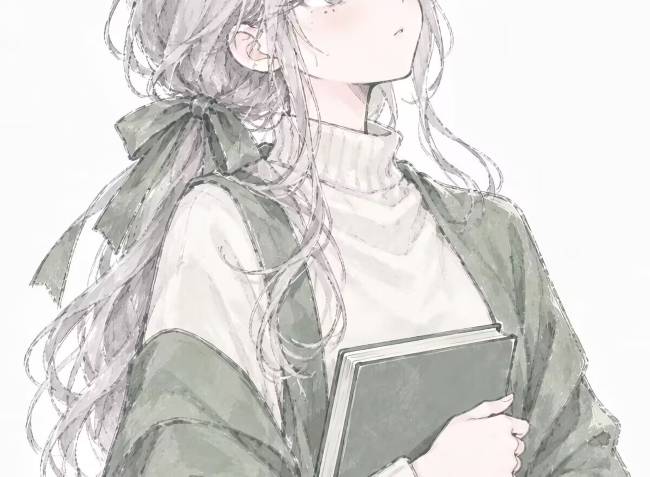
#> input picture style-distill/target/pose_ref/pose_torso.png, 1300 x 953 px, given in place of pose_ref, which was not available (shown at 1/2 size)
$ python tone_report.py ../target/pose_ref
#> lines starting #> are read from the running program, lines starting #| are printed output that depends on the picture; pictures that were not available may be replaced by others from this repository, and a replacement may not be noted
#!/usr/bin/env python3
"""只读的"调子剖面"验收工具。

把"画面深不深"变成可比的数：纸白占比 / 墨量 / 灰调 / 亮部 / 平均亮度 / 对比跨度 / 彩度。
用法：
    python tone_report.py <图...> [--ref <基准图>] [--json <输出路径>]
不带 --ref 时只打印表格；带 --ref 时按 5 个调子指标算"与基准的接近度"并排序（越小越接近）。

判读：深 = 墨量高、灰调高、纸白低、平均亮度低、对比跨度大。
"""
from __future__ import annotations
import sys as _sys
# Windows 上 stdout 默认 cp936：打印 GBK 编不出的字符会直接崩，故脚本自带 UTF-8 前置。
# 这样不依赖 PYTHONIOENCODING 环境变量，也不会影响其它程序（见 SKILL.md 的「作业纪律」）。
for _s in (_sys.stdout, _sys.stderr):
    try:
        _s.reconfigure(encoding="utf-8")
    except Exception:
        pass


import argparse
import json
import sys
from pathlib import Path

import numpy as np
from PIL import Image

METRICS = ["paper", "ink", "mid", "light", "mean_lum", "range"]


def profile(path: Path) -> dict:
    im = Image.open(path).convert("RGB")
#> im is the input picture: PIL image 1300x953 RGB; mean R, G, B 217.4, 215.7, 213.4
    a = np.asarray(im).astype(np.float32) / 255.0
    lum = a.mean(axis=2)
    p = {
        "file": path.name,
        "size": f"{im.width}x{im.height}",
        "paper": float(((a[..., 0] > 0.94) & (a[..., 1] > 0.94) & (a[..., 2] > 0.94)).mean()),
        "ink": float((lum < 0.35).mean()),
        "mid": float(((lum >= 0.35) & (lum < 0.80)).mean()),
        "light": float((lum >= 0.80).mean()),
        "mean_lum": float(lum.mean()),
        "range": float(np.quantile(lum, 0.95) - np.quantile(lum, 0.05)),
    }
#> p = {'file': 'pose_ref', 'size': '1300x953', 'paper': 0.44, 'ink': 0.00129, 'mid': 0.361, 'light': 0.638, 'mean_lum': 0.845, 'range': 0.438}
    lab = np.asarray(im.convert("LAB")).astype(np.int16)
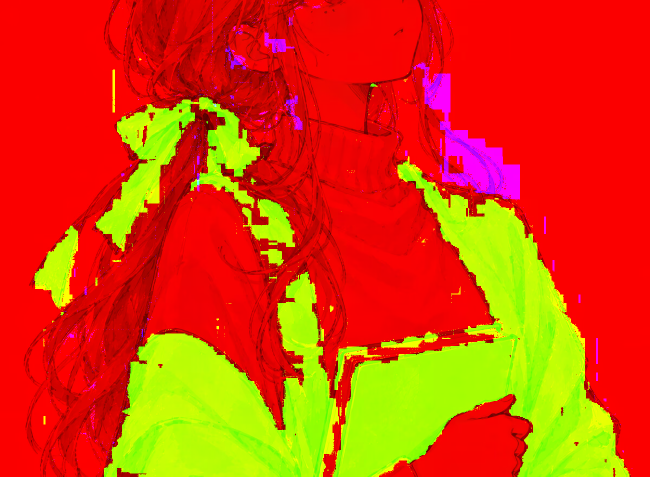
#> lab: shape (953, 1300, 3) int16 (shown at 1/2 size); mean R, G, B 219.3, 64.7, 6.4
    A = lab[..., 1].astype(np.float32)
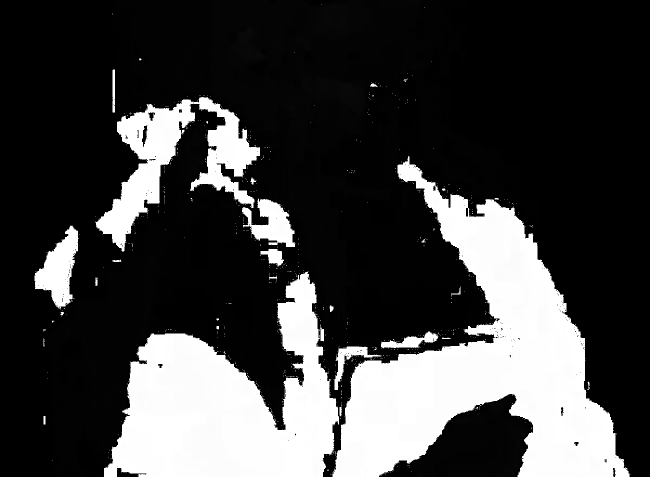
#> A: shape (953, 1300) float32 (shown at 1/2 size); min 0, max 255, mean 64.7
    B = lab[..., 2].astype(np.float32)
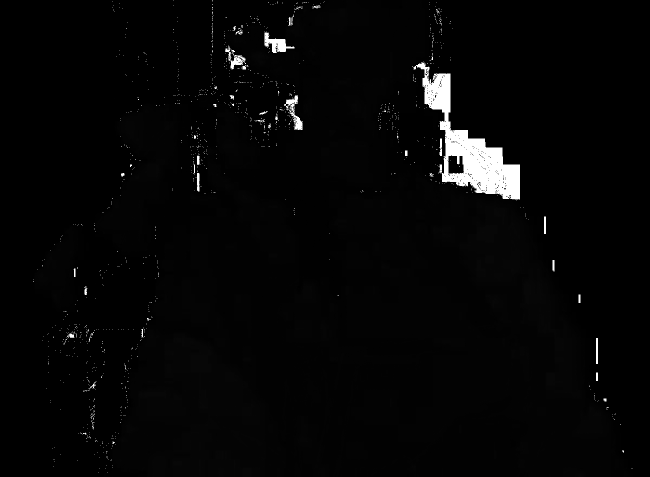
#> B: shape (953, 1300) float32 (shown at 1/2 size); min 0, max 255, mean 6.4
    A = np.where(A > 127, A - 256, A)
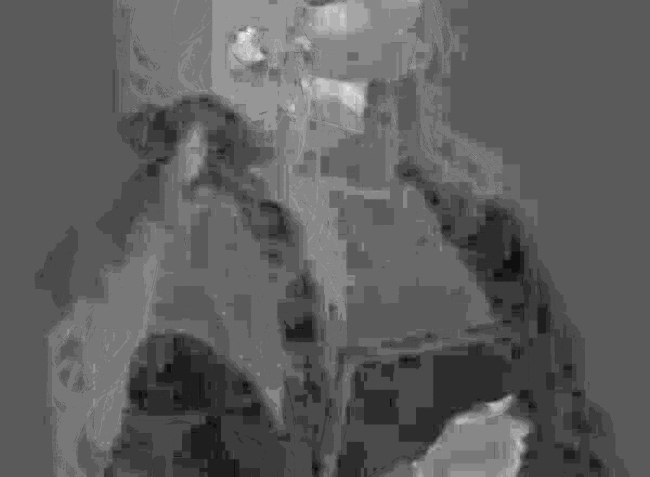
#> A: shape (953, 1300) float32 (shown at 1/2 size); min -6, max 11, mean 0.247; drawn with min black and max white
    B = np.where(B > 127, B - 256, B)
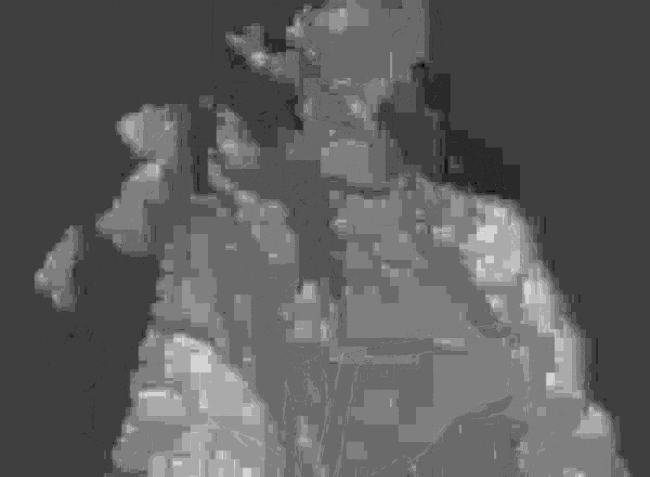
#> B: shape (953, 1300) float32 (shown at 1/2 size); min -3, max 9, mean 1.42; drawn with min black and max white
    p["chroma"] = float(np.hypot(A, B).mean())
    return p


def closeness(p: dict, ref: dict) -> float:
    """与基准的接近度：5 个调子指标归一化绝对差之和，越小越接近。"""
    total = 0.0
    for k in METRICS:
        total += abs(p[k] - ref[k])
    return total


def main() -> int:
    ap = argparse.ArgumentParser(description="调子剖面（只读）")
    ap.add_argument("images", nargs="+")
    ap.add_argument("--ref", default="")
    ap.add_argument("--json", default="")
    a = ap.parse_args()

    rows = [profile(Path(p)) for p in a.images]
#> rows = 1 item
    hdr = f"{'file':28s} {'纸白':>7s} {'墨量':>7s} {'灰调':>7s} {'亮部':>7s} {'平均亮度':>9s} {'对比跨度':>9s} {'彩度':>6s}"
    if a.ref:
        hdr += f" {'与基准距离':>11s}"
    print(hdr)
    ref = profile(Path(a.ref)) if a.ref else None
    out_rows = []
    for r in rows:
        line = (f"{r['file']:28s} {r['paper']:7.3f} {r['ink']:7.3f} {r['mid']:7.3f} "
                f"{r['light']:7.3f} {r['mean_lum']:9.3f} {r['range']:9.3f} {r['chroma']:6.1f}")
        if ref:
            d = closeness(r, ref)
            line += f" {d:11.3f}"
            out_rows.append((d, r))
        print(line)
#> this loop made 1 pass
#| pose_ref                       0.440   0.001   0.361   0.638     0.845     0.438    2.1
#> after the loop, out_rows = []

    if ref:
        print(f"\n基准 {ref['file']}: 纸白{ref['paper']:.3f} 墨量{ref['ink']:.3f} "
              f"灰调{ref['mid']:.3f} 亮部{ref['light']:.3f} 平均亮度{ref['mean_lum']:.3f} 跨度{ref['range']:.3f}")
        print("\n按与基准的接近度排序（越小越接近）：")
        for i, (d, r) in enumerate(sorted(out_rows), 1):
            print(f"  {i}. {r['file']}   距离 {d:.3f}")
        print("  （第一个就是调子最接近基准的那一版）")

    if a.json:
        Path(a.json).write_text(json.dumps(rows, ensure_ascii=False, indent=2), encoding="utf-8")
        print(f"\n已写出 {a.json}")
    return 0


if __name__ == "__main__":
    raise SystemExit(main())
#> (the program exits here)
